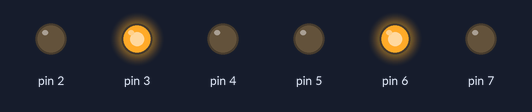
Bench run of a sketch on a simulated Arduino Uno, built with avr-gcc and run on an emulated ATmega328P. Parts: output pins drawn as LEDs (lit = HIGH).

Above: at 1.0 s.
At 3.0 s:
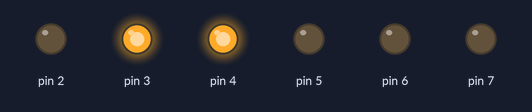
At 5.0 s:
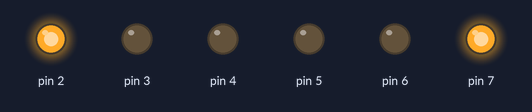
At 7.0 s:
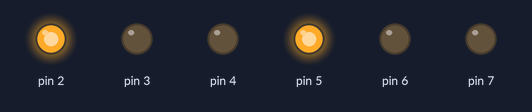
Timing chart, 0 to 10.4 s (numbered marks = the images above):
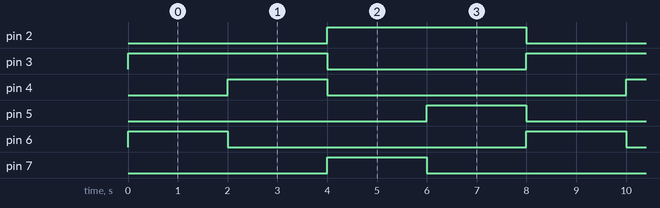

Measured:
- by itself, pin 2, pin 3: alternates HIGH for 4.0 s and LOW for 4.0 s
- by itself, pin 4–7: alternates HIGH for 2.0 s and LOW for 6.0 s
- by itself, everything shown: repeats every 8.0 s, in 4 steps

The sketch:

traffic.ino
```cpp
int ledR1 = 6;
int ledR2 = 7;
int ledY1 = 4;
int ledY2 = 5;
int ledB1 = 2;
int ledB2 = 3;

void setup() {
  // put your setup code here, to run once:
  for (int i = 2; i<=7; i++) {
    pinMode(i, OUTPUT);
  }
}

void loop() {
  // put your main code here, to run repeatedly:
  ledOn(ledR1, ledB2);
  delay(2000);
  ledOn(ledY1,ledB2);
  delay(2000);
  ledOn(ledB1, ledR2);
  delay(2000);
  ledOn(ledY2, ledB1);
  delay(2000);
}

void ledOn(int led1, int led2){
  for (int i = 2; i <= 7; i++) {
    if (i == led1 ) {
      digitalWrite(i, HIGH);
    } else if (i == led2){
      digitalWrite(i, HIGH);
    } else {
      digitalWrite(i, LOW);
    }
  }
}
```
